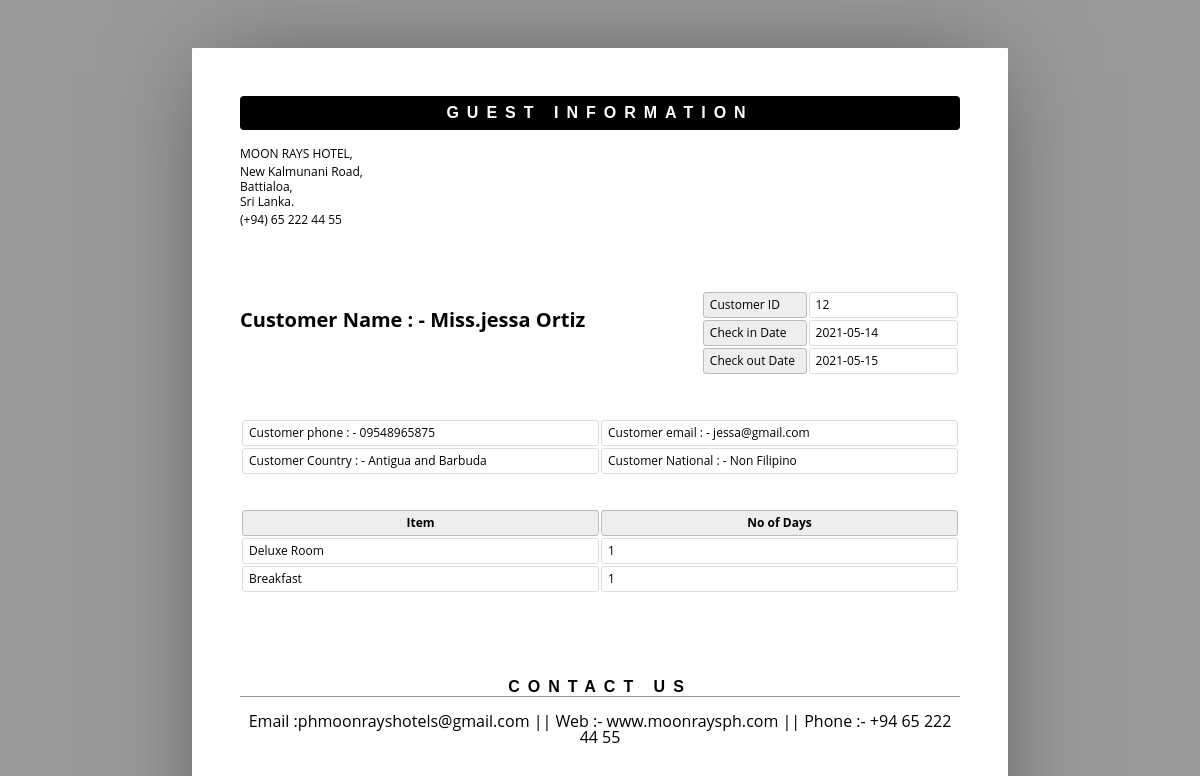
Page /frontdesk/show.php?sid=12 on the committed database.
### tables this page shows
CREATE TABLE `roombook` (
  `id` int(10) UNSIGNED NOT NULL,
  `Title` varchar(5) DEFAULT NULL,
  `FName` text DEFAULT NULL,
  `LName` text DEFAULT NULL,
  `Email` varchar(50) DEFAULT NULL,
  `National` varchar(30) DEFAULT NULL,
  `Country` varchar(30) DEFAULT NULL,
  `Phone` text DEFAULT NULL,
  `TRoom` varchar(20) DEFAULT NULL,
  `NRoom` varchar(2) DEFAULT NULL,
  `Meal` varchar(15) DEFAULT NULL,
  `cin` date DEFAULT NULL,
  `cout` date DEFAULT NULL,
  `stat` varchar(15) DEFAULT NULL,
  `nodays` int(11) DEFAULT NULL,
  `pay` varchar(50) DEFAULT NULL
);

### frontdesk/show.php (the view, shortened to what this page needs)
<html>
	<head>
	</head>
	<body>
	<?php
	include ('db.php');
	$pid = $_GET['sid'];
	$sql ="select * from roombook where id = '$pid' ";
	$re = mysqli_query($con,$sql);
	while($row=mysqli_fetch_array($re))
	{
		$id = $row['id'];
		$title =  $row['Title'];
		$Fname = $row['FName'];
		$lname = $row['LName'];
		$email = $row['Email'];
		$National = $row['National'];
		$country = $row['Country'];
		$phone = $row['Phone'];
		$room_type = $row['TRoom'];
		$meal_type = $row['Meal'];
		$cin_date = $row['cin'];
		$cout_date = $row['cout'];
		$nodays = $row['nodays'];
	}
	?>
		<header>
			<h1>Guest Information</h1>
			<address >
				<p>MOON RAYS HOTEL,</p>
				<p>New Kalmunani Road,<br>Battialoa,<br>Sri Lanka.</p>
				<p>(+94) 65 222 44 55</p>
			</address>
		</header>
		<article>
			<address >
				<p><br></p>
				<p>Customer Name  : -  <?php echo $title.$Fname." ".$lname;?><br></p>
			</address>
			<table class="meta">
				<tr>
					<th><span >Customer ID</span></th>
					<td><span ><?php echo $id; ?></span></td>
				</tr>
				<tr>
					<th><span >Check in Date</span></th>
					<td><span ><?php echo $cin_date; ?> </span></td>
				</tr>
				<tr>
					<th><span >Check out Date</span></th>
					<td><span ><?php echo $cout_date; ?> </span></td>
				</tr>
			</table>
			<table >
					<tr>
						<td>Customer phone : -  <?php echo $phone; ?> </td>
						<td>Customer email : -  <?php echo $email; ?> </td>
					</tr>
					<tr>
						<td>Customer Country : -  <?php echo $country; ?> </td>
						<td>Customer National : -  <?php echo $National; ?> </td>
					</tr>
				</table>
				<br>
				<br>
			<table class="inventory">
				<thead>
					<tr>
						<th><span >Item</span></th>
						<th><span >No of Days</span></th>
					</tr>
				</thead>
				<tbody>
					<tr>
						<td><span ><?php echo $room_type; ?></span></td>
						<td><span ><?php echo $nodays; ?> </span></td>
					</tr>
					<tr>
						<td><span ><?php echo $meal_type; ?>  </span></td>
						<td><span ><?php echo $nodays; ?></span></td>
					</tr>
				</tbody>
			</table>
		</article>
		<aside>
			<h1><span >Contact us</span></h1>
			<div >
				<p align="center">Email :phmoonrayshotels@gmail.com || Web :- www.moonraysph.com || Phone :- +94 65 222 44 55 </p>
			</div>
		</aside>
	</body>
</html>

### frontdesk/show.php (style rules this page uses)
* { border: 0; box-sizing: content-box; color: inherit; font-family: inherit; font-size: inherit; font-style: inherit; font-weight: inherit; line-height: inherit; list-style: none; margin: 0; padding: 0; text-decoration: none; vertical-align: top; }
h1 { font: bold 100% sans-serif; letter-spacing: 0.5em; text-align: center; text-transform: uppercase; }
table { font-size: 75%; table-layout: fixed; width: 100%; }
table { border-collapse: separate; border-spacing: 2px; }
th, td { border-width: 1px; padding: 0.5em; position: relative; text-align: left; }
th, td { border-radius: 0.25em; border-style: solid; }
th { background: #EEE; border-color: #BBB; }
td { border-color: #DDD; }
html { font: 16px/1 'Open Sans', sans-serif; overflow: auto; padding: 0.5in; }
html { background: #999; cursor: default; }
body { box-sizing: border-box; height: 11in; margin: 0 auto; overflow: hidden; padding: 0.5in; width: 8.5in; }
body { background: #FFF; border-radius: 1px; box-shadow: 0 0 1in -0.25in rgba(0, 0, 0, 0.5); }
header { margin: 0 0 3em; }
header:after { clear: both; content: ""; display: table; }
header h1 { background: #000; border-radius: 0.25em; color: #FFF; margin: 0 0 1em; padding: 0.5em 0; }
header address { float: left; font-size: 75%; font-style: normal; line-height: 1.25; margin: 0 1em 1em 0; }
header address p { margin: 0 0 0.25em; }
article, article address, table.meta, table.inventory { margin: 0 0 3em; }
article:after { clear: both; content: ""; display: table; }
article address { float: left; font-size: 125%; font-weight: bold; }
table.meta, table.balance { float: right; width: 36%; }
table.meta:after, table.balance:after { clear: both; content: ""; display: table; }
table.meta th { width: 40%; }
table.meta td { width: 60%; }
table.inventory { clear: both; width: 100%; }
table.inventory th { font-weight: bold; text-align: center; }
table.inventory td:nth-child(1) { width: 26%; }
table.inventory td:nth-child(2) { width: 38%; }
aside h1 { border: none; border-width: 0 0 1px; margin: 0 0 1em; }
aside h1 { border-color: #999; border-bottom-style: solid; }

### rows in the picture
roombook: Title "Miss.", FName "jessa", LName "Ortiz", id "12", cin "2021-05-14", cout "2021-05-15", Phone "09548965875", Email "jessa@gmail.com", Country "Antigua and Barbuda", National "Non Filipino", TRoom "Deluxe Room", nodays "1", Meal "Breakfast"
